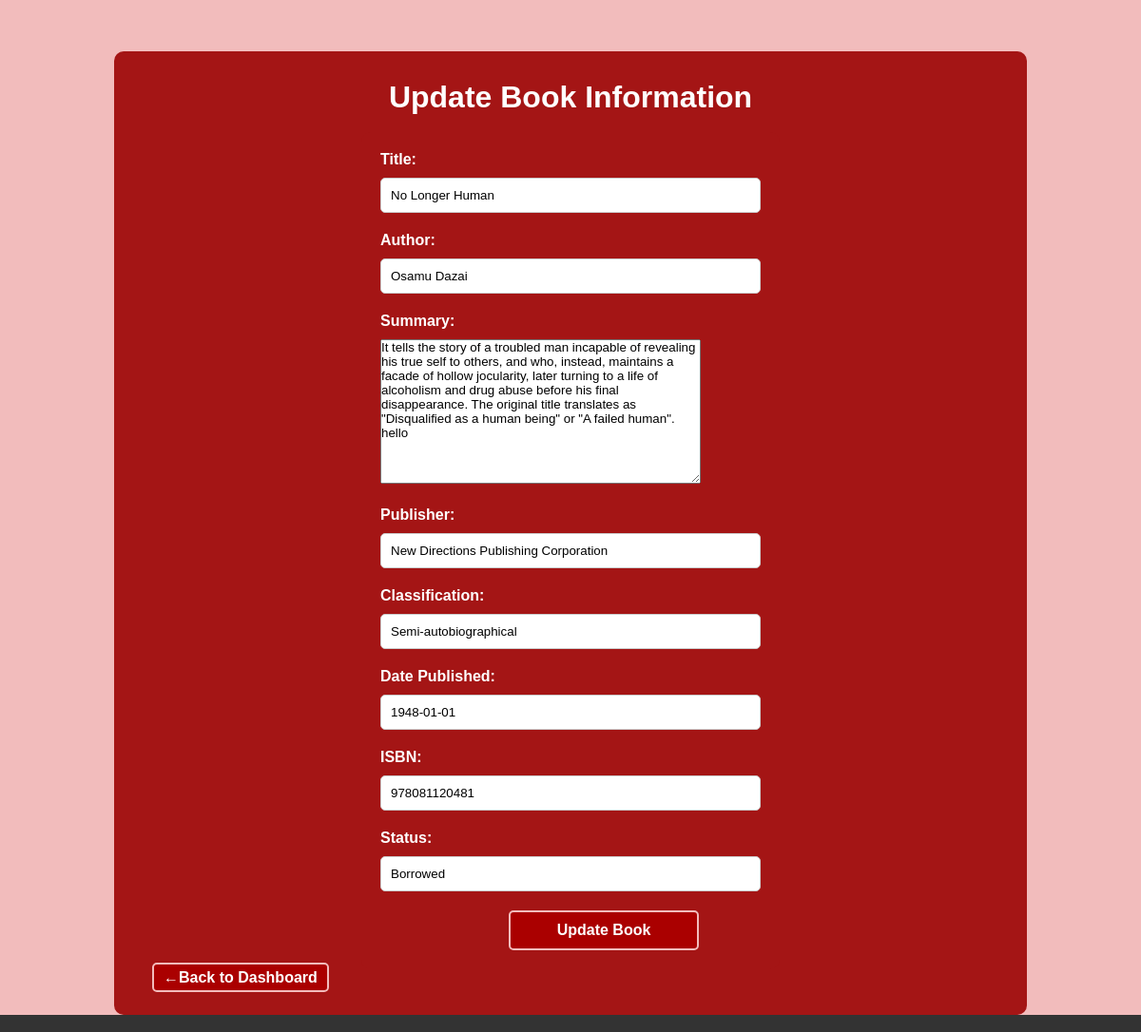
The app's page /update_book/1/ with its own data.
### InfoHaven_App/models.py (models this page shows, shortened)
class Book(models.Model):
    book_id = models.CharField(primary_key=True, unique=True, max_length=50)
    author_id = models.CharField(max_length=50)
    title = models.CharField(max_length=255)
    summary = models.TextField(null=True, blank=True)
    author = models.CharField(max_length=255)
    publisher = models.CharField(max_length=255)
    classification = models.CharField(max_length=255)
    date_published = models.DateField()
    isbn = models.CharField(max_length=13, unique=True)
    status = models.CharField(max_length=50)
    borrower = models.CharField(max_length=50, blank=True, null=True)

### InfoHaven_App/views.py (the view)
# urls.py: path('update_book/<str:book_id>/', views.update_book, name='update_book'),
def update_book(request, book_id):
    book = Book.objects.get(book_id=book_id)
    if request.method == 'POST':
        form = BookUpdateForm(request.POST, instance=book)
        if form.is_valid():
            form.save()
            return redirect('DashboardAdmin')
    else:
        form = BookUpdateForm(instance=book)
    context = {
        'form': form,
        'book': book,
    }
    return render(request, 'InfoHaven_App/update_book.html', context)

### InfoHaven_App/forms.py
class BookUpdateForm(forms.ModelForm):
    class Meta:
        model = Book
        fields = ['title', 'author', 'summary', 'publisher', 'classification', 'date_published', 'isbn', 'status']

### templates/InfoHaven_App/update_book.html (shortened to what this page needs)
<!DOCTYPE html>
<html lang="en">
<head>
    {% load static %}
    <link rel="stylesheet" href="{% static 'styles.css' %}">
</head>
<body>
    <main style="background-color: #F2BCBC; min-height: 120vh;">
        <br><br><br>
        <div class="db_wrapper">
            <h1 class="" style="text-align: center;">Update Book Information</h1>
            <br>
            <form method="post" class="book-update-form" onsubmit="return validateForm()">
                <div class="form-group">
                    <label for="{{ form.title.id_for_label }}">Title:</label>
                    {{ form.title }}
                </div>
                <div class="form-group">
                    <label for="{{ form.author.id_for_label }}">Author:</label>
                    {{ form.author }}
                </div>
                <div class="form-group">
                    <label for="{{ form.summary.id_for_label }}">Summary:</label>
                    {{ form.summary }}
                </div>
                <div class="form-group">
                    <label for="{{ form.publisher.id_for_label }}">Publisher:</label>
                    {{ form.publisher }}
                </div>
                <div class="form-group">
                    <label for="{{ form.classification.id_for_label }}">Classification:</label>
                    {{ form.classification }}
                </div>
                <div class="form-group">
                    <label for="{{ form.date_published.id_for_label }}">Date Published:</label>
                    {{ form.date_published }}
                </div>
                <div class="form-group">
                    <label for="{{ form.isbn.id_for_label }}">ISBN:</label>
                    {{ form.isbn }}
                </div>
                <div class="form-group">
                    <label for="{{ form.status.id_for_label }}">Status:</label>
                    {{ form.status }}
                </div>
                <button type="submit" class="btn-update-book">Update Book</button>
            </form>
            <a href="{% url 'DashboardAdmin' %}">←Back to Dashboard</a>
        </div>
    </main>
    <footer>
    </footer>
</body>
</html>

### static/styles.css (style rules this page uses)
body { font-family: Arial, sans-serif; margin: 0; padding: 0; }
footer { background-color: #333; color: #CCC; padding: 9px 0; }
* { margin: 0; padding: 0; box-sizing: border-box; font-family: "Poppins", sans-serif; }
body { justify-content: center; align-items: center; min-height: 100vh; background-size: cover; background-position: center; }
form { margin-left: auto; margin-right: auto; text-align: left; }
.db_wrapper { width: 80%; margin-right: auto; margin-left: auto; background: #a41515; color: #fff; border-radius: 10px; padding: 30px 40px; min-width: 500px; }

### templates/InfoHaven_App/update_book.html (style rules this page uses)
a { color: white; text-decoration: none; font-weight: bold; padding: 5px 10px; border: 2px solid #F2BCBC; border-radius: 5px; background-color: #AA0000; transition: background-color 0.3s, color 0.3s; }
.book-update-form { background-color: #a41515; padding: 20px; border-radius: 10px; margin: auto; width: 50%; color: white; }
.form-group { margin-bottom: 20px; }
label { display: block; font-weight: bold; margin-bottom: 10px; }
input[type="text"], input[type="number"] { width: 100%; padding: 10px; border: 1px solid #ccc; border-radius: 5px; }
.btn-update-book { color: white; text-decoration: none; font-weight: bold; padding: 10px 20px; border: 2px solid #F2BCBC; border-radius: 5px; background-color: #AA0000; cursor: pointer; width: 50%; margin-left: 135px; font-size: medium; }

### records on screen
Book: title "No Longer Human", author "Osamu Dazai", summary "It tells the story of a troubled man incapable of revealing his true self to others, and who, instead, maintains a facade of hollow jocularity, later turning to a life of alcoholism and drug abuse before his final disappearance. The original title translates as \"Disqualified as a human being\" or \"A failed human\". hello", publisher "New Directions Publishing Corporation", classification "Semi-autobiographical", date_published "1948-01-01", isbn "978081120481", status "Borrowed"
